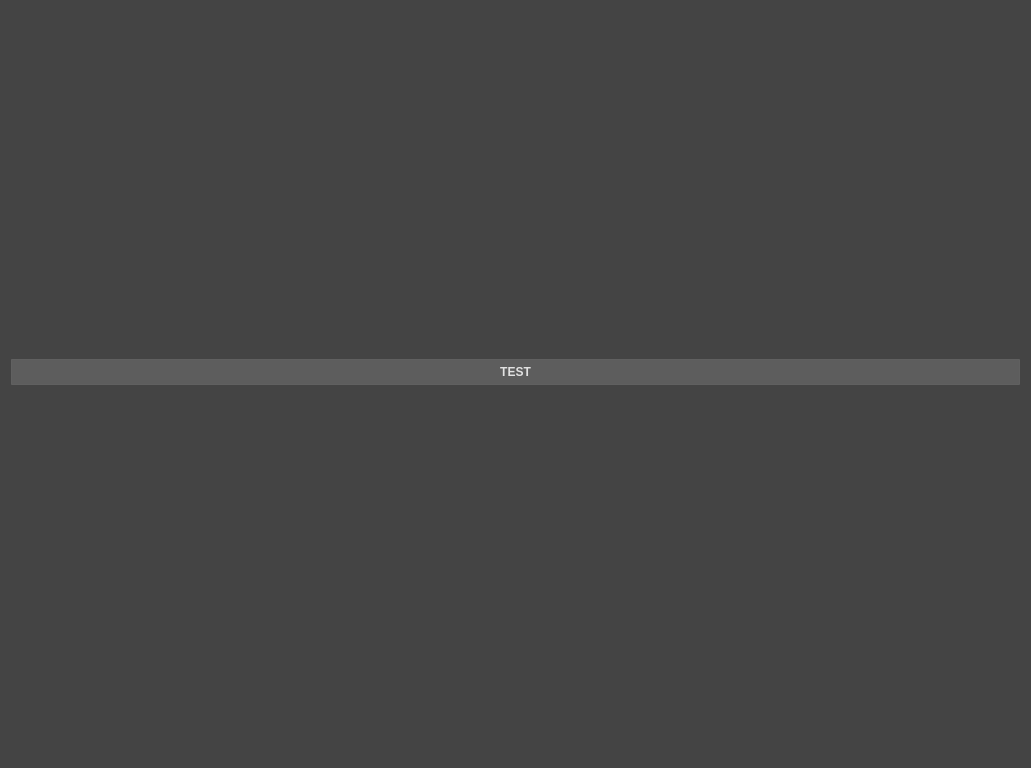
<?xml version="1.0" encoding="UTF-8"?>
<ui version="4.0">
 <class>Form</class>
 <widget class="QWidget" name="Form">
  <property name="geometry">
   <rect>
    <x>0</x>
    <y>0</y>
    <width>1031</width>
    <height>768</height>
   </rect>
  </property>
  <property name="minimumSize">
   <size>
    <width>1024</width>
    <height>768</height>
   </size>
  </property>
  <property name="windowTitle">
   <string>Form</string>
  </property>
  <property name="styleSheet">
   <string notr="true">QWidget
{
    color: #e1e1e1;
    background-color: #444444;
    selection-background-color:#5d5d5d;
    selection-color: black;
    background-clip: border;
    border-image: none;
    outline: 0;
}

QWidget:focus
{
    border: 1px solid #757575;
}

QWidget:disabled
{
    color: #404040;
    background-color: #444444;
}

QWidget:item:hover
{
    background-color: #c1c1c1;
    color: #202020;
}

QWidget:item:selected
{
    background-color: #606060;
}

QToolTip
{
    border: 1px solid #3A3939;
    background-color: rgb(90, 102, 117);
    color: white;
    padding: 1px;
    opacity: 200;
}

QGroupBox
{
    border:1px solid #292929;
    border-radius: 2px;
    margin-top: 20px;
}

QGroupBox::title
{
    subcontrol-origin: margin;
    subcontrol-position: top left;
    left: 10px;
    padding-left: 0px;
    padding-right: 0px;
    padding-top: 13px;
}

QGroupBox::indicator
{
    width: 15;
    height: 15;
    margin-left: 2px;
}

QCheckBox
{
    spacing: 5px;
    outline: none;
    color: #c5c5c5;
    margin-bottom: 2px;
}

QCheckBox:focus
{
    border: none;
}

QCheckBox:disabled
{
    color: #777777;
}

QCheckBox::indicator
{
    width: 15;
    height: 15;
}

QRadioButton
{
    spacing: 5px;
    outline: none;
    color: #c5c5c5;
    margin-bottom: 2px;
}

QRadioButton:focus
{
    border: none;
}

QRadioButton:disabled
{
    color: #777777;
}

QRadioButton::indicator
{
    width: 15;
    height: 15;
}

QProgressBar
{
    border: 1px solid #70c75c;
    text-align: center;
    padding: 0px;
    background: #2a2a2a;
    color: #FFFFFF;
}

QProgressBar::chunk:horizontal
{
    background-color: #70c75c;
}

QPushButton
{
    color: #e1e1e1;
    background-color: #5d5d5d;
    border-width: 1px;
    border-color: #606060;
    border-style: solid;
    padding-top: 5px;
    padding-bottom: 5px;
    padding-left: 5px;
    padding-right: 5px;
    border-radius: 1px;
    outline: none;
}

QPushButton:disabled
{
    background-color: #555555;
    border-width: 1px;
    border-color: #404040;
    border-style: solid;
    padding-top: 5px;
    padding-bottom: 5px;
    padding-left: 10px;
    padding-right: 10px;
    color: #454545;
}

QPushButton:focus
{
    background-color: #5d5d5d;
}

QPushButton:hover
{
    background-color: #70c75c;
    border: 1px solid #70c75c;
    color: #101010;
}

QPushButton:checked
{
    background-color: #202020;
    border-color: #303030;
    color: #c1c1c1;
}

QPushButton:pressed
{
    background-color: #252525;
    color: #c1c1c1;
    border: none;
}

QToolButton
{
    color: #e1e1e1;
    background-color: #5d5d5d;
    border-width: 1px;
    border-color: #606060;
    border-style: solid;
    padding-top: 4px;
    padding-bottom: 3px;
    padding-left: 5px;
    padding-right: 15px;
    border-radius: 1px;
    outline: none;
}

QToolButton:focus
{
    background-color: #5d5d5d;
}

QToolButton:hover
{
    background-color: #70c75c;
    border: 1px solid #70c75c;
    color: #101010;
}

QToolButton:checked
{
    background-color: #70c75c;
    border-color: #70c75c;
    color: #101010;
}

QToolButton:pressed
{
    background-color: #70c75c;
    border-color: 70c75c;
    color: #101010;
}

QToolButton::menu-indicator
{
    top: -3px; left: -2px;
}

QToolButton::menu-indicator:pressed
{
    top: -5px; left: -4px;
}

QTabWidget
{
    border: 1px transparent black;
}

QTabWidget:focus
{
    border: none;
}

QTabWidget::pane
{
    border: 1px solid #292929;
    border-radius: 3px;
    padding: 1px;
}

QTabBar::close-button
{
    background: transparent;
}

QTabBar::tab:top
{
    border-left: 1px solid #444444;
    border-bottom: 1px transparent black;
    background-color: #707070;
    padding-top: 5px;
    padding-bottom: 3px;
    padding-left: 15px;
    padding-right: 15px;
    border-top-left-radius: 2px;
    border-top-right-radius: 2px;
}

QTabBar::tab:top:!selected
{
    background-color: #353535;
}

QTabBar::tab:top:!selected:hover
{
    background-color: #70c75c;
    color: #101010;
}

QComboBox
{
    background-color: #555555;
    border-style: solid;
    border: 0px solid #555555;
    border-radius: 2px;
    padding: 2px;
    min-width: 75px;
}

QComboBox QAbstractItemView
{
    background-color: #2a2a2a;
    border-radius: 1px;
    border: 0px solid #555555;
    selection-background-color: #70c75c;
    outline: none;
}

QLineEdit
{
    background-color: #2a2a2a;
    selection-background-color: #70c75c;
    padding: 2px;
    border-style: solid;
    border: 1px solid #3A3939;
    border-radius: 2px;
    color: #c5c5c5;
}

QLineEdit:hover
{
    border: 1px solid #757575;
    color: #c1c1c1;
}

QTextBrowser
{
    background-color: #2a2a2a;
    selection-background-color: #959595;
    padding: 2px;
    border-style: solid;
    border: 1px solid #3A3939;
    border-radius: 2px;
    color: #c5c5c5;
}

QTextBrowser:hover
{
    border: 1px solid #757575;
    color: #c1c1c1;
}

QTextEdit
{
    background-color: #2a2a2a;
    selection-background-color: #70c75c;
    padding: 2px;
    border-style: solid;
    border: 1px solid #3A3939;
    border-radius: 2px;
    color: #c5c5c5;
}

QTextEdit:hover
{
    border: 1px solid #757575;
    color: #c1c1c1;
}

QPlainTextEdit
{
    background-color: #2a2a2a;
    selection-background-color: #70c75c;
    padding: 2px;
    border-style: solid;
    border: 1px solid #3A3939;
    border-radius: 2px;
    color: #c5c5c5;
}

QPlainTextEdit:hover
{
    border: 1px solid #757575;
    color: #c1c1c1;
}

QAbstractSpinBox
{
    padding-top: 2px;
    padding-bottom: 2px;
    border: 1px solid #3A3939;
    background-color: #2a2a2a;
    selection-background-color: #70c75c;
    color: #c5c5c5;
    border-radius: 2px;
}

QAbstractSpinBox:hover
{
    border: 1px solid #757575;
    color: #c1c1c1;
}

QSlider:focus
{
    border: none;
}

QSlider::groove:horizontal
{
    border: 1px solid #3A3939;
    height: 3px;
    background: #2a2a2a;
    margin: 2px 0;
    border-radius: 2px;
}

QSlider::handle:horizontal
{
    background: #70c75c;
    border: 1px solid #3A3939;
    width: 5px;
    height: 15px;
    margin: -8px 0;
    border-radius: 2px;
}

QSlider::groove:vertical
{
    border: 1px solid #3A3939;
    width: 3px;
    background: #2a2a2a;
    margin: 2px 0;
    border-radius: 2px;
}

QSlider::handle:vertical
{
    background: #70c75c;
    border: 1px solid #3A3939;
    height: 5px;
    width: 15px;
    margin: 0 -8px;
    border-radius: 2px;
}

QDial
{
    background-color: #70c75c;
    border: 0px;
    width: 3px;
    margin: 2px 0;
    border-radius: 2px;
}

QDial:hover
{
    background-color:: #c1c1c1;
}

QLabel
{
    color: #e1e1e1;
}

QLCDNumber
{
    border: none;
}

QGraphicsView
{
    border: 1px solid #3A3939;
    border-radius: 2px;
    background-color: #2a2a2a;
    selection-background-color: #959595;
}

QAxWidget
{
    border: 1px solid #3A3939;
    border-radius: 2px;
    background-color: #2a2a2a;
    selection-background-color: #959595;
}

QMdiArea
{
    border: 1px solid #3A3939;
    border-radius: 2px;
    background-color: #2a2a2a;
    selection-background-color: #959595;
}

QListView
{
    border: 1px solid #3A3939;
    border-radius: 2px;
    background-color: #2a2a2a;
    selection-background-color: #70c75c;
}

QListView::item:!selected:hover
{
    background: #70c75c;
    outline: 0;
    color: #101010;
}

QListView::item:selected
{
    background: #858585;
    color: #101010;
}

QListView::item:selected:active
{
    background: #858585;
    color: #101010;
}

QListView::item:selected:hover
{
    background: #70c75c;
    color: #101010;
}

QColumnView
{
    border: 1px solid #3A3939;
    border-radius: 2px;
    background-color: #2a2a2a;
    selection-background-color: #70c75c;
}

QColumnView::item:!selected:hover
{
    background: #70c75c;
    outline: 0;
    color: #101010;
}

QColumnView::item:selected
{
    background: #858585;
    color: #101010;
}

QColumnView::item:selected:active
{
    background: #858585;
    color: #101010;
}

QColumnView::item:selected:hover
{
    background: #70c75c;
    color: #101010;
}

QTableView
{
    border: 1px solid #3A3939;
    border-radius: 2px;
    background-color: #2a2a2a;
    selection-background-color: #70c75c;
    gridline-color: #505050;
}

QTableView::item:!selected:hover
{
    background: #70c75c;
    outline: 0;
    color: #101010;
}

QTableView::item:selected
{
    background: #858585;
    color: #101010;
}

QTableView::item:selected:active
{
    background: #858585;
    color: #101010;
}

QTableView::item:selected:hover
{
    background: #70c75c;
    color: #101010;
}

QHeaderView
{
    border: none;
    border-radius: 2px;
    background-color: #2a2a2a;
    selection-background-color: #959595;
    gridline-color: #505050;
}

QHeaderView::section
{
    background: #959595;
    outline: 0;
    color: #101010;
    border: 1px solid #505050;
    border-radius: 0px;
    text-align: center;
}

QHeaderView::section::vertical::first
{
    border-top: 1px solid #6c6c6c;
}

QHeaderView::section::vertical::only-one
{
    border-top: 1px solid #6c6c6c;
}

QHeaderView::section::vertical
{
    border-top: transparent;
}

QHeaderView::section::horizontal::first
{
    border-left: 1px solid #6c6c6c;
}

QHeaderView::section::horizontal::only-one
{
    border-left: 1px solid #6c6c6c;
}

QHeaderView::section::horizontal
{
    border-left: transparent;
}

QHeaderView::section:checked
{
    color: #e1e1e1;
    background-color: #5A5959;
}

QHeaderView::down-arrow
{
    border: none;
}

QHeaderView::up-arrow
{
    border: none;
}

QTableCornerButton::section
{
    background-color: #959595;
    border: 1px solid #6c6c6c;
    border-radius: 0px;
}

QTreeView
{
    border: 1px solid #3A3939;
    border-radius: 2px;
    background-color: #2a2a2a;
    selection-background-color: #70c75c;
    gridline-color: #505050;
}

QTreeView::item:!selected:hover
{
    background: #70c75c;
    outline: 0;
    color: #101010;
}

QTreeView::item:selected
{
    background: #858585;
    color: #101010;
}

QTreeView::item:selected:active
{
    background: #858585;
    color: #101010;
}

QTreeView::item:selected:hover
{
    background: #70c75c;
    color: #101010;
}

QSplitter::handle
{
    border: 1px dashed #3A3939;
}

QSplitter::handle:hover
{
    background-color: #757575;
    border: 1px solid #3A3939;
}

QSplitter::handle:horizontal
{
    width: 1px;
}

QSplitter::handle:vertical
{
    height: 1px;
}

QToolBox
{
    color: #e1e1e1;
    background-color: #353535;
    border-width: 0px;
    border-radius: 2px;
    border-color: #606060;
    border-style: solid;
    padding-top: 5px;
    padding-bottom: 5px;
    padding-left: 5px;
    padding-right: 5px;
    outline: none;
}

QToolBox::tab
{
    color: #e1e1e1;
    background-color: #505050;
    border-width: 1px;
    border-color: #555555;
    border-style: solid;
    padding-top: 5px;
    padding-bottom: 5px;
    padding-left: 5px;
    padding-right: 5px;
    border-radius: 1px;
    outline: none;
}

QToolBox::tab:selected
{
     background-color: #70c75c;
     border: 1px solid #757575;
     color: #101010;
}

QStatusBar::item
{
    border: 1px solid #3A3939;
    border-radius: 2px;
}

QMenu
{
    border: 1px solid #757575;
    color: #e1e1e1;
    background-color: #444444;
    margin: 0px;
}

QMenu::icon
{
    margin: 5px;
}

QMenu::item
{
    background-color: #2a2a2a;
    padding-top: 2px;
    padding-bottom: 2px;
    padding-left: 5px;
    padding-right: 50px;
}

QMenu::item:selected
{
    color: #000000;
    background-color: #70c75c;
}

QMenu::separator
{
    height: 0px;
    background: #757575;
}

QScrollBar
{
    background-color: #2a2a2a;
    background: #2a2a2a;
}

QScrollBar::add-page
{
    background: none;
}

QScrollBar::sub-page
{
    background: none;
}

QScrollBar::handle
{
    background-color: #70c75c;
}

QScrollBar::down-arrow:vertical
{
    background-color: #656565;
    margin: 0px;
    border: none;
}

QScrollBar::up-arrow:vertical
{
    background-color: #656565;
    margin: 0px;
    border: none;
}

QScrollBar::left-arrow:horizontal
{
    background-color: #656565;
    margin: 0px;
    border: none;
}

QScrollBar::right-arrow:horizontal
{
    background-color: #656565;
    margin: 0px;
    border: none;
}

QScrollBar::add-line:vertical
{
      border: none;
      background: none;
}

QScrollBar::sub-line:vertical
{
      border: none;
      background: none;
}

QScrollBar::add-line:horizontal
{
      border: none;
      background: none;
}

QScrollBar::sub-line:horizontal
{
      border: none;
      background: none;
}
</string>
  </property>
  <layout class="QGridLayout" name="gridLayout">
   <item row="0" column="0">
    <layout class="QVBoxLayout" name="verticalLayout">
     <item>
      <spacer name="verticalSpacer_2">
       <property name="orientation">
        <enum>Qt::Vertical</enum>
       </property>
       <property name="sizeHint" stdset="0">
        <size>
         <width>20</width>
         <height>40</height>
        </size>
       </property>
      </spacer>
     </item>
     <item>
      <widget class="QPushButton" name="pushButton">
       <property name="font">
        <font>
         <weight>75</weight>
         <bold>true</bold>
        </font>
       </property>
       <property name="text">
        <string>TEST</string>
       </property>
      </widget>
     </item>
     <item>
      <widget class="QWidget" name="wg_browser" native="true">
       <layout class="QGridLayout" name="gridLayout_2"/>
      </widget>
     </item>
     <item>
      <spacer name="verticalSpacer">
       <property name="orientation">
        <enum>Qt::Vertical</enum>
       </property>
       <property name="sizeHint" stdset="0">
        <size>
         <width>20</width>
         <height>40</height>
        </size>
       </property>
      </spacer>
     </item>
    </layout>
   </item>
  </layout>
 </widget>
 <resources/>
 <connections/>
</ui>
